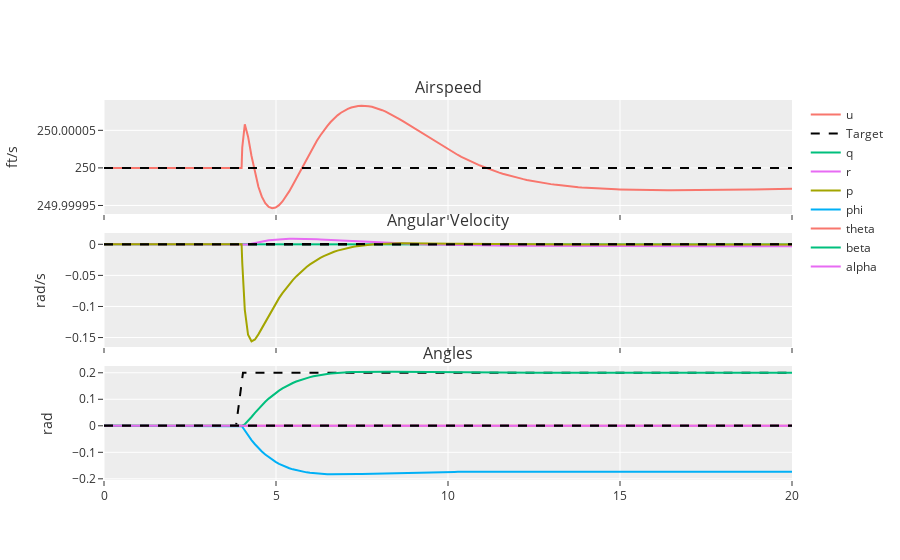

Notebook source saved alongside this figure:
### Code cell
p.plot(res.t, res.y[1:], [[0 for _t in res.t] for i in range(4)], flat=True, target=(time_vect, target_pos), input_=False)
